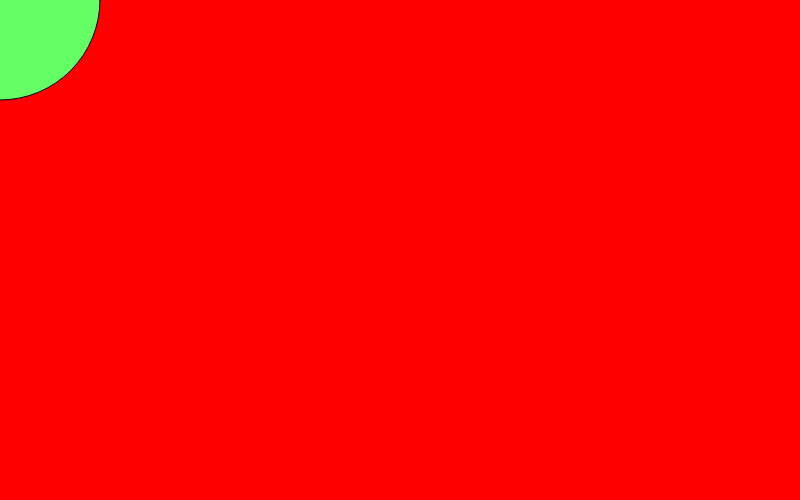
Frame 1 (no input)
Frame 60 (no input): identical to frame 1, image omitted
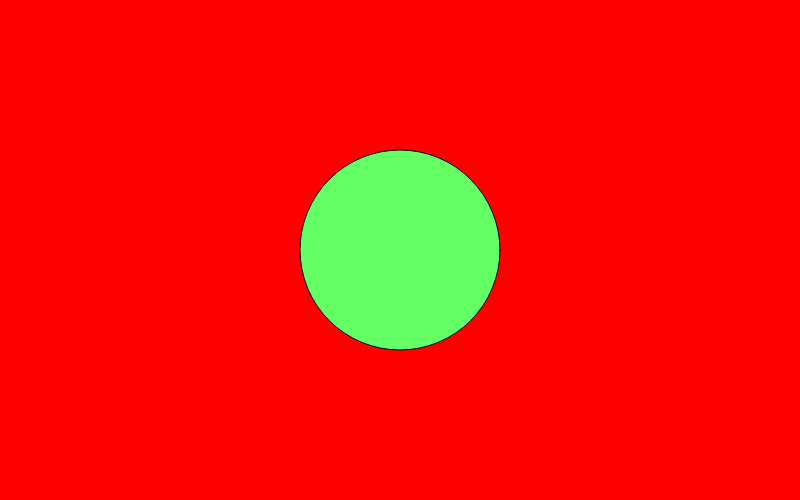
Frame 120 (the mouse pressed at the canvas centre since frame 60)

The p5.js sketch that drew these frames (run headless with seeded random() and noise() and a simulated clock; from frame 60 on, the mouse is pressed at the canvas centre):

// p5.js sketch
// ── sketch.js
//Ejercicio base 1
//taller de intro a la programacion en p5
//cadjd - junio 2017

var x = 0;

function setup() {
createCanvas(800,500);
background(255,0,0);
}

function draw() {
  background(255,0,0);
  fill(100,255,100);
ellipse(mouseX,mouseY,200,200);
x = x + 1;
}
